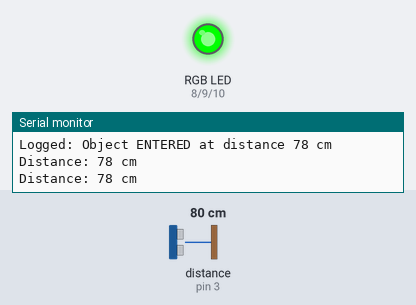
Recording of a sketch running on a simulated Arduino Uno, built with avr-gcc and run on an emulated ATmega328P. Parts: an RGB LED mixed from three pins (HIGH = lit), the last lines printed to the serial monitor. Wiring (inferred from the names in the program): ultrasonic range finder: trigger pin 2; echo pin 3. Inputs (shaded band) come from the test bench; at power-on: distance to the obstacle (sensor on pin 3) 80 cm. The echo pulse lasts 58.3 µs per cm; storage starts empty; pins used as bus, display or sensor lines are not drawn.

Above: at 1.3 s.
1.4 s: distance to the obstacle (sensor on pin 3) set to 98 cm
2.9 s: distance to the obstacle (sensor on pin 3) set to 106 cm
At 4.2 s:
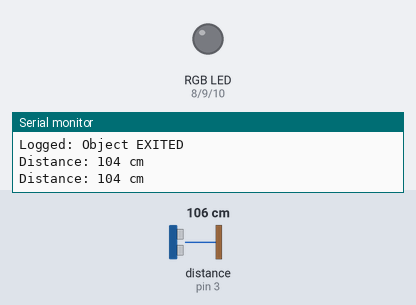
4.6 s: distance to the obstacle (sensor on pin 3) set to 2 cm
At 5.1 s:
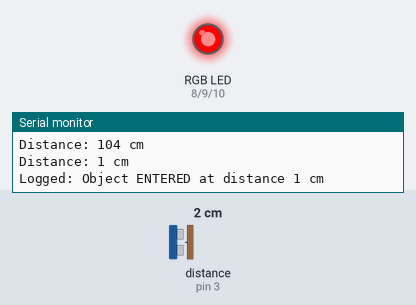
6.1 s: distance to the obstacle (sensor on pin 3) set to 14 cm
7.6 s: distance to the obstacle (sensor on pin 3) set to 19 cm
At 8.8 s:
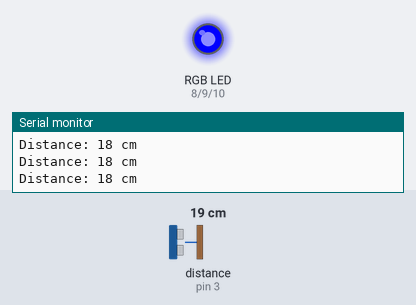
9.1 s: distance to the obstacle (sensor on pin 3) set to 4 cm
At 10.2 s:
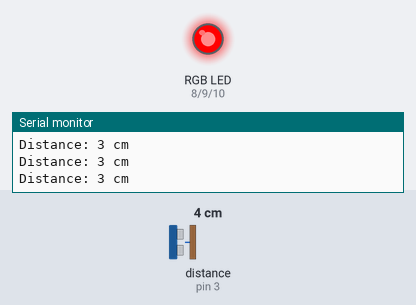
Timing chart, 0 to 11.6 s (numbered marks = the images above; inputs shaded):
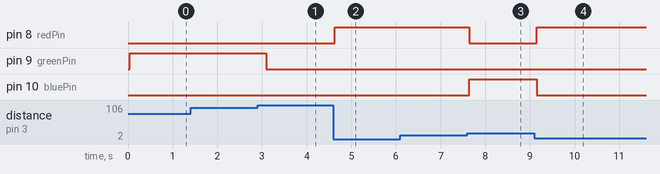

Measured:
- the behaviour switches between 101 and 102 cm on distance to the obstacle (sensor on pin 3) (found by bisection; images 0 and 1)
- the behaviour switches between 16 and 17 cm on distance to the obstacle (sensor on pin 3) (found by bisection; images 2 and 3)
- after the input at 2.9 s, pin 9 (greenPin): HIGH → LOW after 0.20 s
- after the input at 4.6 s, pin 8 (redPin): LOW → HIGH at once
- after the input at 7.6 s, pin 8 (redPin): HIGH → LOW after 0.05 s; pin 10 (bluePin): LOW → HIGH after 0.05 s
- after the input at 9.1 s, pin 8 (redPin): LOW → HIGH after 0.05 s; pin 10 (bluePin): HIGH → LOW after 0.05 s

The sketch:

object_detected_using_sd_card_copy_20250825192359.ino
```cpp
#include <SD.h>
#include <SPI.h>

// Ultrasonic sensor pins
const int trigPin = 2;
const int echoPin = 3;

// RGB LED pins
const int redPin   = 8;
const int greenPin = 9;
const int bluePin  = 10;

// SD card chip select pin
const int chipSelect = 4;

// Variables
long duration;
int distance;
bool objectPresent = false;

void setup() {
  Serial.begin(9600);

  // Setup pins
  pinMode(trigPin, OUTPUT);
  pinMode(echoPin, INPUT);

  pinMode(redPin, OUTPUT);
  pinMode(greenPin, OUTPUT);
  pinMode(bluePin, OUTPUT);

  // Initialize SD card
  if (!SD.begin(chipSelect)) {
    Serial.println("SD card initialization failed!");
    while (1); // Halt if SD card not found
  }
  Serial.println("SD card initialized.");
  logEvent("System started");
}

void loop() {
  distance = getDistance();

  Serial.print("Distance: ");
  Serial.print(distance);
  Serial.println(" cm");

  // RGB LED color based on distance
  if (distance > 0 && distance <= 15) {
    setColor(255, 0, 0); // Red - close
  } else if (distance > 15 && distance <= 40) {
    setColor(0, 0, 255); // Blue - medium
  } else if (distance > 40 && distance < 100) {
    setColor(0, 255, 0); // Green - far
  } else {
    setColor(0, 0, 0);   // Off - out of range
  }

  // Log entry/exit events
  if (distance > 0 && distance < 100) {
    if (!objectPresent) {
      logEvent("Object ENTERED at distance " + String(distance) + " cm");
      objectPresent = true;
    }
  } else {
    if (objectPresent) {
      logEvent("Object EXITED");
      objectPresent = false;
    }
  }

  delay(500);
}

// Function to get distance from ultrasonic sensor
int getDistance() {
  digitalWrite(trigPin, LOW);
  delayMicroseconds(2);

  digitalWrite(trigPin, HIGH);
  delayMicroseconds(10);
  digitalWrite(trigPin, LOW);

  // Wait for echo, timeout at 30 ms (30000 us)
  duration = pulseIn(echoPin, HIGH, 30000);

  // If no echo received, duration will be 0
  if (duration == 0) {
    return -1; // no object detected
  }

  // Calculate distance in cm
  int dist = duration * 0.034 / 2;
  return dist;
}

// Function to set RGB LED color (values 0-255)
void setColor(int r, int g, int b) {
  analogWrite(redPin, r);
  analogWrite(greenPin, g);
  analogWrite(bluePin, b);
}

// Function to log text to SD card with timestamp (millis)
void logEvent(String text) {
  File logFile = SD.open("log.txt", FILE_WRITE);
  if (logFile) {
    logFile.print("[");
    logFile.print(millis());
    logFile.print(" ms] ");
    logFile.println(text);
    logFile.close();
    Serial.print("Logged: ");
    Serial.println(text);
  } else {
    Serial.println("Error opening log.txt");
  }
}
```
